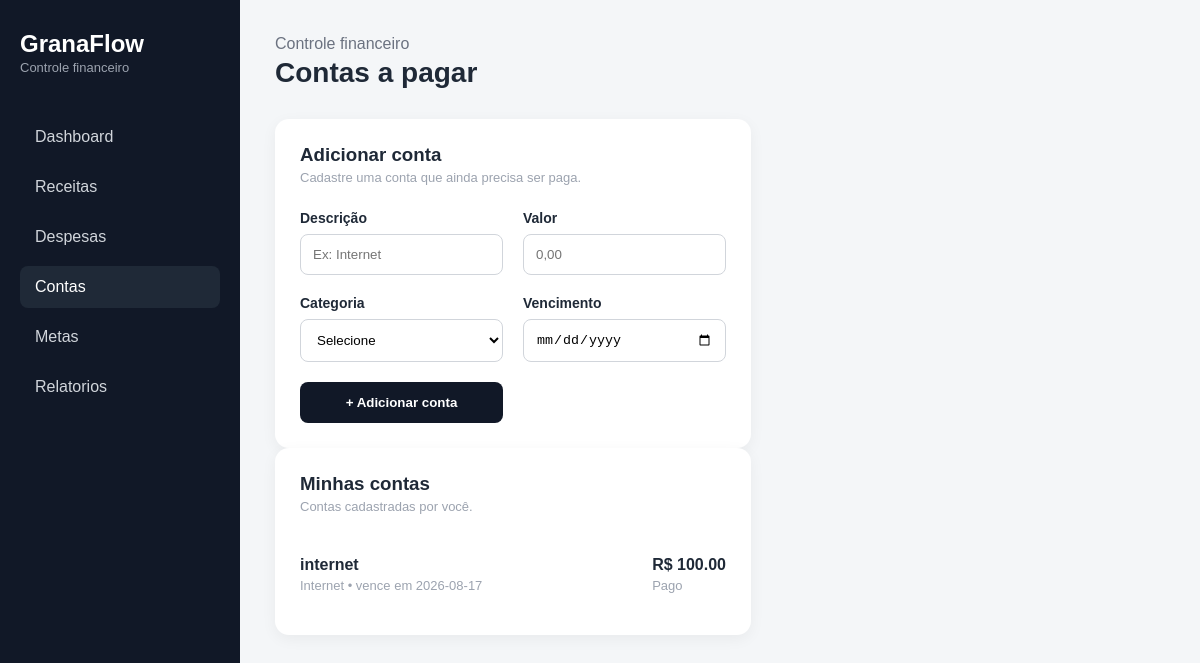
The page /contas (signed in) on the database its author committed.
### tables this page shows
CREATE TABLE contas (
    id INTEGER PRIMARY KEY AUTOINCREMENT,
    usuario_id INTEGER NOT NULL,
    descricao TEXT NOT NULL,
    valor REAL NOT NULL,
    categoria TEXT NOT NULL,
    vencimento DATE NOT NULL,
    status TEXT DEFAULT 'pendente',
    data_cadastro DATETIME DEFAULT CURRENT_TIMESTAMP,

    FOREIGN KEY (usuario_id) REFERENCES usuarios(id)
);

### app.py (the view, shortened to what this page needs)
@app.route("/contas", methods=["GET", "POST"])
def contas():
    if "usuario_id" not in session:
        return redirect(url_for("login"))
    usuario_id = session["usuario_id"]
    conexao = criar_conexao()
    cursor = conexao.cursor()
    contas_usuario = cursor.execute(
        """
        SELECT *
        FROM contas
        WHERE usuario_id = ?

        ORDER BY

        CASE
            WHEN status = 'pendente'
            THEN 0
            ELSE 1
        END,

        vencimento ASC
        """,
        (usuario_id,)
    ).fetchall()
    conexao.close()
    return render_template(
        "contas.html",
        contas=contas_usuario
    )

### database/conexao.py (called while the page is built)
def criar_conexao():
    conexao = sqlite3.connect("granaflow.db")
    conexao.row_factory = sqlite3.Row
    return conexao

### templates/contas.html (shortened to what this page needs)
<!DOCTYPE html>
<html lang="pt-BR">
<head>
    <link
        rel="stylesheet"
        href="{{ url_for('static', filename='css/dashboard.css') }}"
    >
</head>
<body>
<div class="app">
    <aside class="sidebar">
        <div>
            <div class="logo">
                <h2>GranaFlow</h2>
                <span>Controle financeiro</span>
            </div>
            <nav>
                <a href="{{ url_for('dashboard') }}">Dashboard</a>
                <a href="{{ url_for('receitas') }}">Receitas</a>
                <a href="{{ url_for('despesas') }}">Despesas</a>
                <a href="{{ url_for('contas') }}" class="active">Contas</a>
                <a href="{{ url_for('metas') }}">Metas</a>
                <a href="{{ url_for('relatorios') }}">Relatorios<a/>
            </nav>
        </div>
    </aside>
    <main class="main-content">
        <header class="topbar">
            <div>
                <p class="welcome">Controle financeiro</p>
                <h1>Contas a pagar</h1>
            </div>
        </header>
        <section class="panel">
            <div class="panel-header">
                <div>
                    <h3>Adicionar conta</h3>
                    <p>Cadastre uma conta que ainda precisa ser paga.</p>
                </div>
            </div>
            <form method="POST" class="finance-form">
                <div>
                    <label for="descricao">Descrição</label>
                    <input
                        type="text"
                        id="descricao"
                        name="descricao"
                        placeholder="Ex: Internet"
                        required
                    >
                </div>
                <div>
                    <label for="valor">Valor</label>
                    <input
                        type="number"
                        id="valor"
                        name="valor"
                        step="0.01"
                        min="0.01"
                        placeholder="0,00"
                        required
                    >
                </div>
                <div>
                    <label for="categoria">Categoria</label>
                    <select
                        id="categoria"
                        name="categoria"
                        required
                    >
                        <option value="">Selecione</option>
                    </select>
                </div>
                <div>
                    <label for="vencimento">Vencimento</label>
                    <input
                        type="date"
                        id="vencimento"
                        name="vencimento"
                        required
                    >
                </div>
                <button type="submit">
                    + Adicionar conta
                </button>
            </form>
        </section>
        <section class="panel transactions">
            <div class="panel-header">
                <div>
                    <h3>Minhas contas</h3>
                    <p>Contas cadastradas por você.</p>
                </div>
            </div>
            {% if contas %}
                {% for conta in contas %}
                    <div class="transaction">
                        <div>
                            <strong>
                                {{ conta["descricao"] }}
                            </strong>
                            <span>
                                {{ conta["categoria"] }}
                                • vence em {{ conta["vencimento"] }}
                            </span>
                        </div>
                        <div class="conta-actions">
                            <strong>
                                R$ {{ "%.2f"|format(conta["valor"]) }}
                            </strong>
                            {% if conta["status"] == "pendente" %}
                                <a
                                    href="{{ url_for('pagar_conta', conta_id=conta['id']) }}"
                                    class="btn-pagar"
                                >
                                    Marcar como paga
                                </a>
                            {% else %}
                                <span class="status-pago">
                                    Pago
                                </span>
                            {% endif %}
                        </div>
                    </div>
                {% endfor %}
            {% endif %}
        </section>
    </main>
</div>
</body>
</html>

### static/css/dashboard.css (style rules this page uses)
* { margin: 0; padding: 0; box-sizing: border-box; }
body { font-family: Arial, sans-serif; background: #f4f6f8; color: #1f2937; }
.app { display: flex; min-height: 100vh; }
.sidebar { width: 240px; background: #111827; color: white; padding: 30px 20px; display: flex; flex-direction: column; justify-content: space-between; position: fixed; top: 0; left: 0; bottom: 0; }
.logo h2 { font-size: 24px; }
.logo span { color: #9ca3af; font-size: 13px; }
.sidebar nav { display: flex; flex-direction: column; gap: 8px; margin-top: 40px; }
.sidebar a { text-decoration: none; color: #d1d5db; padding: 12px 15px; border-radius: 8px; transition: 0.2s; }
.sidebar a:hover, .sidebar a.active { background: #1f2937; color: white; }
.main-content { margin-left: 240px; width: calc(100% - 240px); padding: 35px; }
.topbar { display: flex; justify-content: space-between; align-items: center; margin-bottom: 30px; }
.welcome { color: #6b7280; }
.topbar h1 { font-size: 28px; margin-top: 4px; }
.panel { background: white; padding: 25px; border-radius: 14px; box-shadow: 0 4px 15px rgba(0, 0, 0, 0.05); }
.panel-header { display: flex; justify-content: space-between; align-items: center; margin-bottom: 25px; }
.panel-header p { color: #9ca3af; font-size: 13px; margin-top: 4px; }
.transactions { margin-bottom: 30px; }
.transaction { display: flex; justify-content: space-between; align-items: center; padding: 17px 0; border-bottom: 1px solid #e5e7eb; }
.transaction:last-child { border-bottom: none; }
.transaction div { display: flex; flex-direction: column; gap: 4px; }
.transaction span { color: #9ca3af; font-size: 13px; }
.finance-form { display: grid; grid-template-columns: repeat(2, 1fr); gap: 20px; }
.finance-form div { display: flex; flex-direction: column; gap: 8px; }
.finance-form label { font-size: 14px; font-weight: bold; }
.finance-form input, .finance-form select { width: 100%; padding: 12px; border: 1px solid #d1d5db; border-radius: 8px; background: white; }
.finance-form button { padding: 13px 20px; border: none; border-radius: 8px; background: #111827; color: white; font-weight: bold; cursor: pointer; }

### rows shown on the page
contas: descricao "internet", categoria "Internet", vencimento "2026-08-17", valor "100.00", status "Pago"
